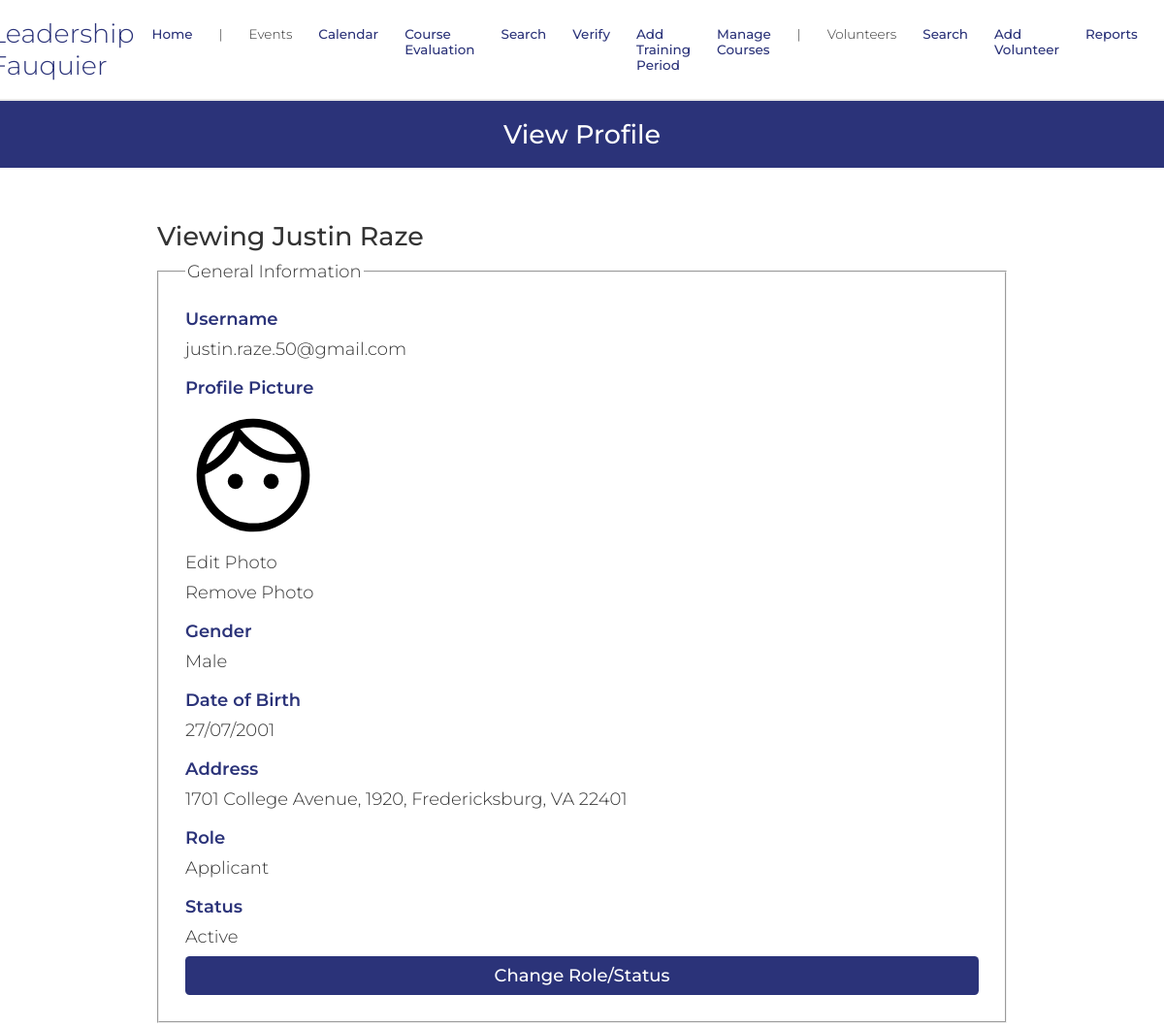
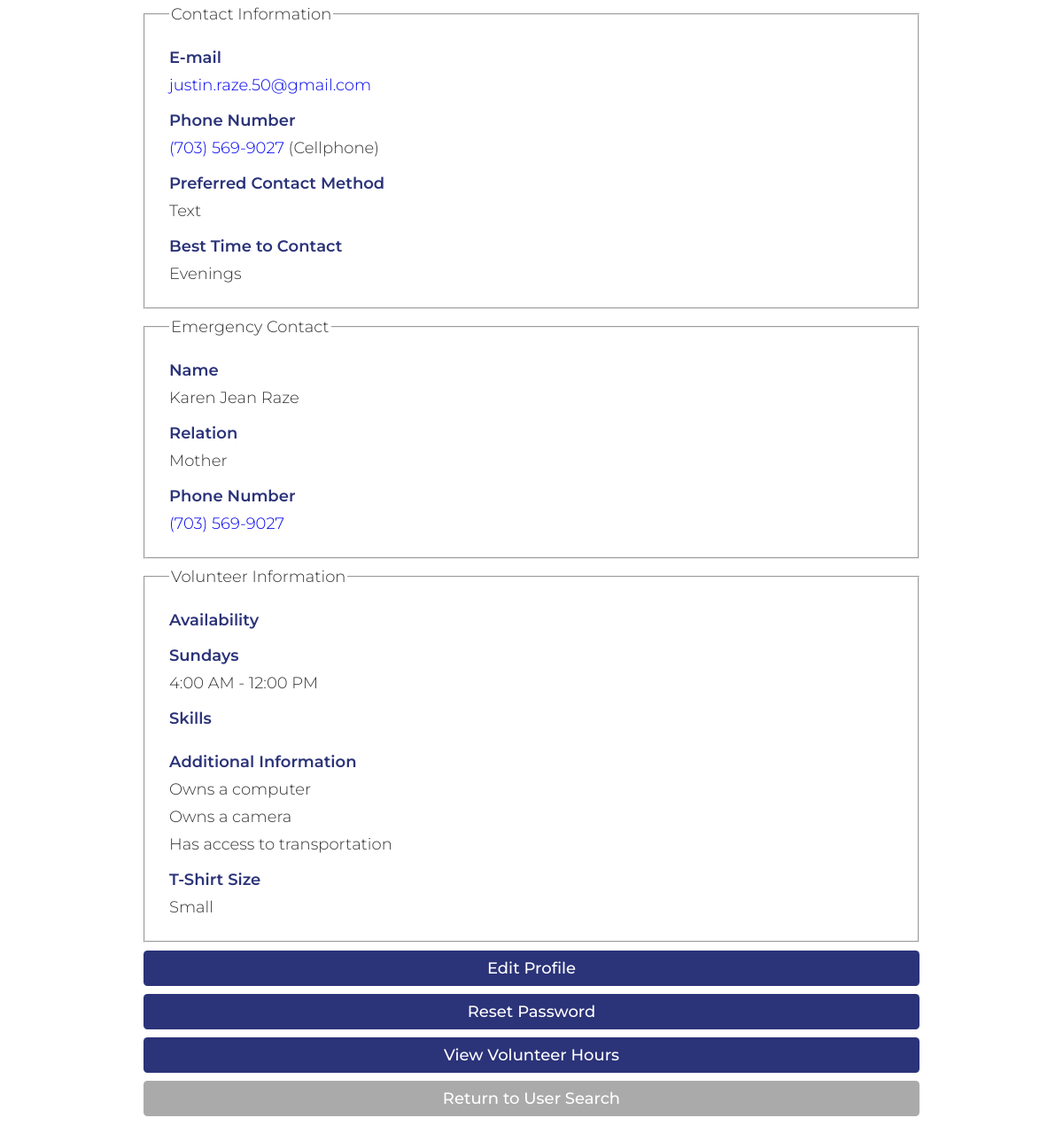
/viewProfile.php?id=justin.raze.50@gmail.com (signed in), run on the app's committed database (2 pictures, top to bottom).
### tables this page shows
CREATE TABLE `dbPersons` (
  `id` varchar(256) NOT NULL,
  `start_date` text DEFAULT NULL,
  `venue` text DEFAULT NULL,
  `first_name` text NOT NULL,
  `last_name` text DEFAULT NULL,
  `address` text DEFAULT NULL,
  `city` text DEFAULT NULL,
  `state` varchar(2) DEFAULT NULL,
  `zip` text DEFAULT NULL,
  `phone1` varchar(12) NOT NULL,
  `phone1type` text DEFAULT NULL,
  `phone2` varchar(12) DEFAULT NULL,
  `phone2type` text DEFAULT NULL,
  `birthday` text DEFAULT NULL,
  `email` text DEFAULT NULL,
  `shirt_size` varchar(3) DEFAULT NULL,
  `computer` varchar(3) DEFAULT NULL,
  `camera` varchar(3) NOT NULL,
  `transportation` varchar(3) NOT NULL,
  `contact_name` text NOT NULL,
  `contact_num` varchar(12) NOT NULL,
  `relation` text NOT NULL,
  `contact_time` text NOT NULL,
  `cMethod` text DEFAULT NULL,
  `position` text DEFAULT NULL,  
  `credithours` text DEFAULT NULL,
  `howdidyouhear` text DEFAULT NULL,
  `commitment` text DEFAULT NULL,
  `motivation` text DEFAULT NULL,
  `specialties` text DEFAULT NULL,
  `convictions` text DEFAULT NULL,
  `type` text DEFAULT NULL,
  `status` text DEFAULT NULL,
  `completedTraining` varchar(100) NOT NULL DEFAULT 'False',
  `availability` text DEFAULT NULL,
  `schedule` text DEFAULT NULL,
  `hours` text DEFAULT NULL,
  `notes` text DEFAULT NULL,
  `password` text DEFAULT NULL,
  `sundays_start` char(5) DEFAULT NULL,
  `sundays_end` char(5) DEFAULT NULL,
  `mondays_start` char(5) DEFAULT NULL,
  `mondays_end` char(5) DEFAULT NULL,
  `tuesdays_start` char(5) DEFAULT NULL,
  `tuesdays_end` char(5) DEFAULT NULL,
  `wednesdays_start` char(5) DEFAULT NULL,
  `wednesdays_end` char(5) DEFAULT NULL,
  `thursdays_start` char(5) DEFAULT NULL,
  `thursdays_end` char(5) DEFAULT NULL,
  `fridays_start` char(5) DEFAULT NULL,
  `fridays_end` char(5) DEFAULT NULL,
  `saturdays_start` char(5) DEFAULT NULL,
  `saturdays_end` char(5) DEFAULT NULL,
  `profile_pic` text NOT NULL,
  `force_password_change` tinyint(1) NOT NULL,
  `gender` varchar(6) NOT NULL
);

### database/dbinfo.php (called while the page is built, shortened)
<?php
function connect() {
    $host = "localhost";
    $database = "fauquierdb";
    $user = "fauquierdb";
    $pass = "fauquierdb";
    $con = mysqli_connect($host,$user,$pass,$database);
    $selected = mysqli_select_db($con,$database);
    if (!$selected) { echo "database not selected"; return mysqli_error($con); }
    else return $con;
}
?>

### domain/Person.php (called while the page is built, shortened)
<?php
class Person {
	private $id;
	private $first_name;
	private $last_name;
	private $address;
	private $city;
	private $state;
	private $zip;
  	private $profile_pic;
	private $phone1;
	private $phone1type;
	private $birthday;
	private $email;
	private $shirt_size;
	private $computer;
	private $camera;
	private $transportation;
	private $contact_name;
	private $contact_num;
	private $relation;
	private $contact_time;
	private $cMethod;
	private $type;
	private $status;
	private $sundaysStart;
	private $sundaysEnd;
	private $gender;
	function __construct($f, $l, $v, $a, $c, $s, $z, $pp, $p1, $p1t, $p2, $p2t, $e, $ts,
                     $comp, $cam, $tran, $cn, $cpn, $rel, $ct, $t, $st, $cntm, $pos,
                     $credithours, $comm, $mot, $spe, $convictions, $av, $sch, $hrs,
                     $bd, $sd, $hdyh, $notes, $pass, $suns, $sune, $mons, $mone, $tues,
                     $tuee, $weds, $wede, $thus, $thue, $fris, $frie, $sats, $sate,
                     $mcp, $gender)  {
		$this->id = $e;
		$this->first_name = $f;
		$this->last_name = $l;
		$this->address = $a;
		$this->city = $c;
		$this->state = $s;
		$this->zip = $z;
    	$this->profile_pic = $pp;
		$this->phone1 = $p1;
		$this->phone1type = $p1t;
		$this->birthday = $bd;
		$this->email = $e;
		$this->shirt_size = $ts;
		$this->computer = $comp;
		$this->camera = $cam;
		$this->transportation = $tran;
		$this->contact_name = $cn;
		$this->contact_num = $cpn;
		$this->relation = $rel;
		$this->contact_time = $ct;
		$this->cMethod = $cntm;
    if (trim($t) !== "") {
        $roleArray = explode(',', $t);
        $this->type = [];
        foreach ($roleArray as $role) {
            $role = strtolower(trim($role));
            $this->type[] = $role;
        }
    } else {
        $this->type = [];
    }
		$this->status = $st;
		$this->sundaysStart = $suns;
		$this->sundaysEnd = $sune;
		$this->gender = $gender;
	}
	function get_id() {
		return $this->id;
	}
	function get_first_name() {
		return $this->first_name;
	}
	function get_last_name() {
		return $this->last_name;
	}
	function get_address() {
		return $this->address;
	}
	function get_city() {
		return $this->city;
	}
	function get_state() {
		return $this->state;
	}
	function get_zip() {
		return $this->zip;
	}
  function get_profile_pic() {
    return $this->profile_pic;
  }
	function get_phone1() {
		return $this->phone1;
	}
	function get_phone1type() {
		return $this->phone1type;
	}
	function get_birthday() {
		return $this->birthday;
	}
	function get_email() {
		return $this->email;
	}
	function get_shirt_size() {
		return $this->shirt_size;
	}
	function get_computer() {
		return $this->computer;
	}
	function get_camera() {
		return $this->camera;
	}
	function get_transportation() {
		return $this->transportation;
	}
	function get_contact_name() {
		return $this->contact_name;
	}
	function get_contact_num() {
		return $this->contact_num;
	}
	function get_relation() {
		return $this->relation;
	}
	function get_contact_time() {
		return $this->contact_time;
	}
	function get_cMethod() {
		return $this->cMethod;
	}
	function get_type() {
		return $this->type;
	}
	function get_status() {
		return $this->status;
	}
	function get_sunday_availability_start() {
		return $this->sundaysStart;
	}
	function get_sunday_availability_end() {
		return $this->sundaysEnd;
	}
	function get_gender() {
		return $this->gender;
	}
}

### database/dbPersons.php (called while the page is built, shortened)
<?php
include_once('dbinfo.php');
include_once(dirname(__FILE__).'/../domain/Person.php');
function retrieve_person($id) {
    $con=connect();
    $query = "SELECT * FROM dbPersons WHERE id = '" . $id . "'";
    $result = mysqli_query($con,$query);
    $result_row = mysqli_fetch_assoc($result);
    $thePerson = make_a_person($result_row);
    return $thePerson;
}
function make_a_person($result_row) {
    return $thePerson;
}

### include/output.php (called while the page is built, shortened)
<?php
    function hsc($input) {
        return htmlspecialchars($input);
    }
    function time24hTo12h($time) {
        $hour = substr($time, 0, 2);
        $minute = substr($time, 3, 2);
        $hour = intval($hour);
        if ($hour < 12) {
            return hsc($hour . ':' . $minute . ' AM');
        } else if ($hour > 12) {
            $hour -= 12;
        }
        return hsc($hour . ':' . $minute . ' PM');
    }
    function formatPhoneNumber($number) {
        $str = '(' . substr($number, 0, 3) . ') ' . substr($number, 3, 3) . '-' . substr($number, 6, 4);
        return hsc($str);
    }

### viewProfile.php (the view, shortened to what this page needs)
<?php
    $accessLevel = 0;
    $userID = null;
    $isAdmin = false;
    if (isset($_SESSION['_id'])) {
        $accessLevel = $_SESSION['access_level'];
        $isAdmin = $accessLevel >= 2;
        $userID = $_SESSION['_id'];
    } else {
        header('Location: login.php');
        die();
    }
    if ($isAdmin && isset($_GET['id'])) {
        $args = sanitize($_GET);
        $id = strtolower($args['id']);
    } else {
        $id = $userID;
    }
    require_once('database/dbPersons.php');
    $user = retrieve_person($id);
    $viewingOwnProfile = $id == $userID;
?>
<!DOCTYPE html>
<html>
    <head>
        <?php require_once('universal.inc') ?>
    </head>
    <body>
        <?php
            require_once('header.php');
            require_once('include/output.php');
        ?>
        <h1>View Profile</h1>
        <main class="general">
            <?php if ($viewingOwnProfile): ?>
                <h2>Your Profile</h2>
            <?php else: ?>
                <h2>Viewing <?php echo $user->get_first_name() . ' ' . $user->get_last_name() ?></h2>
            <?php endif ?>
            <fieldset>
                <legend>General Information</legend>
                <label>Username</label>
                <p><?php echo $user->get_id() ?></p>
                <label>Profile Picture</label>
                <img class="profile-pic" src="<?php
                    $profile_pic = $user -> get_profile_pic();
                    if ($profile_pic) {
                        echo $profile_pic;
                    } else {
                        echo 'images/default-profile-picture.svg';
                    }
                  ?>"width="140" height="140">
                <a id="edit-profile-picture" class="link-like">Edit Photo</a>
                <?php
                  echo '<a href="viewProfile.php?id='.$id.'&removePic=true" style="color:inherit">Remove Photo</a>'
                ?>
                <label>Gender</label>
                <p><?php echo $user->get_gender(); ?></p>
                <label>Date of Birth</label>
                <p><?php echo date('d/m/Y', strtotime($user->get_birthday())) ?></p>
                <label>Address</label>
                <p><?php echo $user->get_address() . ', ' . $user->get_city() . ', ' . $user->get_state() . ' ' . $user->get_zip() ?></p>
                <label>Role</label>
                <p><?php echo ucfirst($user->get_type()[0]) ?></p>
                <label>Status</label>
                <p><?php
                    $status = ucfirst($user->get_status());
                    $reason = $user->get_notes();
                    if ($status == "Inactive" && $reason) {
                        echo "Inactive (" . $reason . ")";
                    } else {
                        echo $status;
                    }
                ?></p>
                <?php if ($id != $userID && $accessLevel >= 2): ?>
                    <?php if ($accessLevel >= 3): ?>
                        <a href="modifyUserRole.php?id=<?php echo $id ?>" class="button">Change Role/Status</a>
                    <?php else: ?>
                        <a href="modifyUserRole.php?id=<?php echo $id ?>" class="button">Change Status</a>
                    <?php endif ?>
                <?php endif ?>
            </fieldset>
            <fieldset>
                <legend>Contact Information</legend>
                <label>E-mail</label>
                <p><a href="mailto:<?php echo $user->get_email() ?>"><?php echo $user->get_email() ?></a></p>
                <label>Phone Number</label>
                <p><a href="tel:<?php echo $user->get_phone1() ?>"><?php echo formatPhoneNumber($user->get_phone1()) ?></a> (<?php echo ucfirst($user->get_phone1type()) ?>)</p>
                <label>Preferred Contact Method</label>
                <p><?php echo ucfirst($user->get_cMethod()) ?></p>
                <label>Best Time to Contact</label>
                <p><?php echo ucfirst($user->get_contact_time()) ?></p>
            </fieldset>
            <fieldset>
                <legend>Emergency Contact</legend>
                <label>Name</label>
                <p><?php echo $user->get_contact_name() ?></p>
                <label>Relation</label>
                <p><?php echo $user->get_relation() ?></p>
                <label>Phone Number</label>
                <p><a href="tel:<?php echo $user->get_contact_num() ?>"><?php echo formatPhoneNumber($user->get_contact_num()) ?></a></p>
            </fieldset>
            <fieldset>
                <legend>Volunteer Information</legend>
                <label>Availability</label>
                <?php if ($user->get_sunday_availability_start()): ?>
                    <label>Sundays</label>
                    <p><?php echo time24hTo12h($user->get_sunday_availability_start()) . ' - ' . time24hTo12h($user->get_sunday_availability_end()) ?></p>
                <?php endif ?>
                <label>Skills</label>
                <label>Additional Information</label>
                <p><?php if ($user->get_computer()) echo 'Owns a computer'; else echo 'Does NOT own a computer'; ?></p>
                <p><?php if ($user->get_camera()) echo 'Owns a camera'; else echo 'Does NOT own a camera'; ?></p>
                <p><?php if ($user->get_transportation()) echo 'Has access to transportation'; else echo 'Does NOT have access to transportation'; ?></p>
                <label>T-Shirt Size</label>
                <p>
                    <?php
                        $sizes = [
                            null => '',
                            '' => '',
                            'S' => 'Small',
                            'M' => 'Medium',
                            'L' => 'Large',
                            'XL' => 'Extra Large',
                            'XXL' => '2X Large',
                        ];
                        $size = $sizes[$user->get_shirt_size()];
                        echo $size;
                    ?>
                </p>
            </fieldset>
            <a class="button" href="editProfile.php<?php if ($id != $userID) echo '?id=' . $id ?>">Edit Profile</a>
            <?php if ($id != $userID): ?>
                <?php if (($accessLevel == 2 && $user->get_access_level() == 1) || $accessLevel >= 3): ?>
                    <a class="button" href="resetPassword.php?id=<?php echo htmlspecialchars($_GET['id']) ?>">Reset Password</a>
                <?php endif ?>
                <a class="button" href="volunteerReport.php?id=<?php echo htmlspecialchars($_GET['id']) ?>">View Volunteer Hours</a>
                <a class="button cancel" href="personSearch.php">Return to User Search</a>
            <?php else: ?>
                <a class="button" href="changePassword.php">Change Password</a>
                <a class="button" href="volunteerReport.php">View Volunteer Hours</a>
                <a class="button cancel" href="index.php">Return to Dashboard</a>
            <?php endif ?>
        </main>
    </body>
</html>

### css/base.css (style rules this page uses)
html, body, header, main, footer, div, span, p, h1, h2, h3, h4, h5, h6, ul, ol, li, input, select, textarea, form, section, label, table, td, tr, th, form, fieldset, em, button, a { padding: 0; margin: 0; font-size: inherit; font-family: inherit; font-weight: inherit; text-decoration: none; font-style: normal; box-sizing: border-box; text-align: left; list-style-type: none; border-spacing: 0; }
:root { --page-background-color: #ffffff; --page-font-color: #333333; --inactive-font-color: #d0d0d0; --inactive-background-color: #f0f0f0; --standout-background: #fafafa; --happy-toast-background-color: #1a7024; --happy-toast-font-color: white; --info-toast-background-color: #2f2f2f; --info-toast-font-color: white; --error-toast-background-color: #701a1a; --error-toast-font-color: white; --shadow-and-border-color: #e8e8e8; --main-color: #2B3379; --accent-color: #31763f; --secondary-accent-color: #f6a4b5; --calendar-event-color: #808080; --calendar-event-color-hover: var(--main-color); --calendar-today-border: 2px solid var(--secondary-accent-color); --button-font-color: white; --button-padding: 0.5rem 1.5rem; --button-border-radius: 0.25rem; --standard-border: 1px solid #333333; --light-border: 1px solid var(--shadow-and-border-color); --text-field-border: 2px solid #e8e8e8; --cancel-button-background-color: #aaa; --error-color: red; font-size: 18px; font-family: Montserrat; font-weight: 300; }
body { background-color: var(--page-background-color); color: var(--page-font-color); font-family: Montserrat; }
main:not(.login):not(.calendar-view):not(.dashboard) { padding: 1rem; }
input[type=submit], button, .button { color: var(--button-font-color); background-color: var(--main-color); padding: var(--button-padding); border: none; border-radius: var(--button-border-radius); font-weight: 500; width: 100%; transition: background-color .3s; cursor: pointer; text-align: center; }
label { color: var(--main-color); font-weight: 600; width: 100%; text-align: left; }
h1 { font-size: 1.5rem; font-weight: 500; margin-bottom: 2rem; background-color: var(--main-color); color: var(--page-background-color); width: 100%; text-align: center; padding: 1rem; }
h2 { font-size: 1.5rem; font-weight: 500; }
.button { display: inline-block; }
button.cancel, a.cancel { background-color: var(--cancel-button-background-color); }
main.general, form.general { margin: 1rem; display: flex; flex-direction: column; gap: 0.5rem; }
main.general fieldset { padding: 1.5rem; display: flex; gap: .5rem; flex-direction: column; }
main.general fieldset > label:not(:first-of-type) { margin-top: 0.5rem; }
@media only screen and (min-width: 1024px) { main.general, form.general { margin: 0rem 8rem 4rem 8rem; } }
img.profile-pic { object-fit: cover; }
.link-like { cursor: pointer; }

### data on the page
dbpersons: first_name "Justin", last_name "Raze", id "justin.raze.50@gmail.com", gender "Male", birthday "27/07/2001", address "1701 College Avenue, 1920", city "Fredericksburg", state "VA", zip "22401", status "Active", email "justin.raze.50@gmail.com", phone1 "(703) 569-9027", phone1type "Cellphone", cMethod "Text", contact_time "Evenings", contact_name "Karen Jean Raze", relation "Mother", contact_num "(703) 569-9027", sundays_start "4:00 AM", sundays_end "12:00 PM", shirt_size "Small"

### other printed values
$user->get_type()[0] "Applicant"
